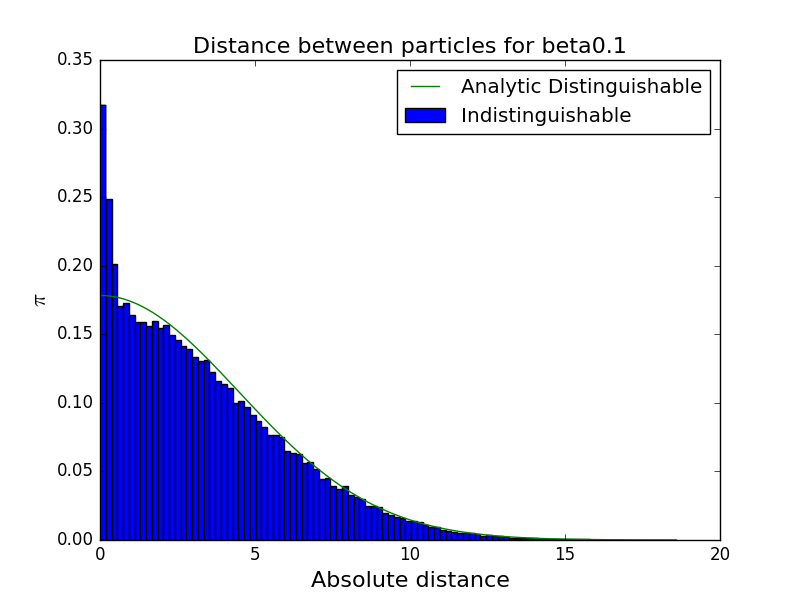

Here is the Python script that generated this plot:
import math, random, pylab
import numpy

def levy_harmonic_path(k):
    x = [random.gauss(0.0, 1.0 / math.sqrt(2.0 * math.tanh(k * beta / 2.0)))]
    if k == 2:
        Ups1 = 2.0 / math.tanh(beta)
        Ups2 = 2.0 * x[0] / math.sinh(beta)
        x.append(random.gauss(Ups2 / Ups1, 1.0 / math.sqrt(Ups1)))
    return x[:]

def rho_harm_1d(x, xp, beta):
    Upsilon_1 = (x + xp) ** 2 / 4.0 * math.tanh(beta / 2.0)
    Upsilon_2 = (x - xp) ** 2 / 4.0 / math.tanh(beta / 2.0)
    return math.exp(- Upsilon_1 - Upsilon_2)

beta = 0.1
nsteps = 100000
low_1, low_2 = levy_harmonic_path(2)
x = {low_1:low_1, low_2:low_2}
data = []
distances = []
for step in xrange(nsteps):
    # move 1
    a = random.choice(x.keys())
    if a == x[a]:
        dummy = x.pop(a)
        a_new = levy_harmonic_path(1)[0]
        x[a_new] = a_new
    else:
        a_new, b_new = levy_harmonic_path(2)
        x = {a_new:b_new, b_new:a_new}
    # move 2
    (low1, high1), (low2, high2) = x.items()
    weight_old = rho_harm_1d(low1, high1, beta) * rho_harm_1d(low2, high2, beta)
    weight_new = rho_harm_1d(low1, high2, beta) * rho_harm_1d(low2, high1, beta)
    if random.uniform(0.0, 1.0) < weight_new / weight_old:
        x = {low1:high2, low2:high1}
    distances.append(abs(x.keys()[1] - x.keys()[0]))

# graphics output

def prob_r_distinguishable(r, beta):
    sigma = math.sqrt(2.0) / math.sqrt(2.0 * math.tanh(beta / 2.0))
    prob = (math.sqrt(2.0 / math.pi) / sigma) * math.exp(- r ** 2 / 2.0 / sigma ** 2)
    return prob

pylab.hist(distances, normed=True, bins=100, label='Indistinguishable')

an_x = numpy.linspace(min(distances), max(distances), 100)
pylab.plot(an_x, [prob_r_distinguishable(an_x_i, beta) for an_x_i in an_x], label='Analytic Distinguishable')

pylab.xlabel('Absolute distance', fontsize=16)
pylab.ylabel('$\pi$', fontsize=16)
pylab.title('Distance between particles for beta%s' % beta, fontsize=16)
pylab.legend(loc='upper right')
pylab.savefig('a4.png')
pylab.show()
